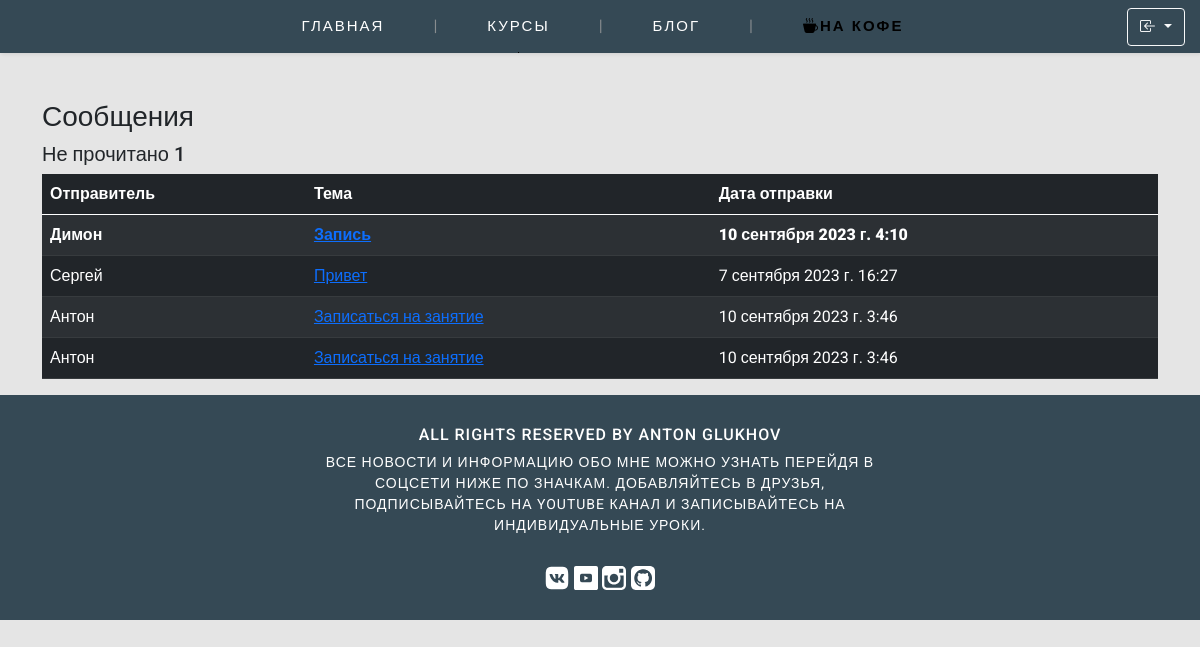
Before: /inbox/ with the older database file.
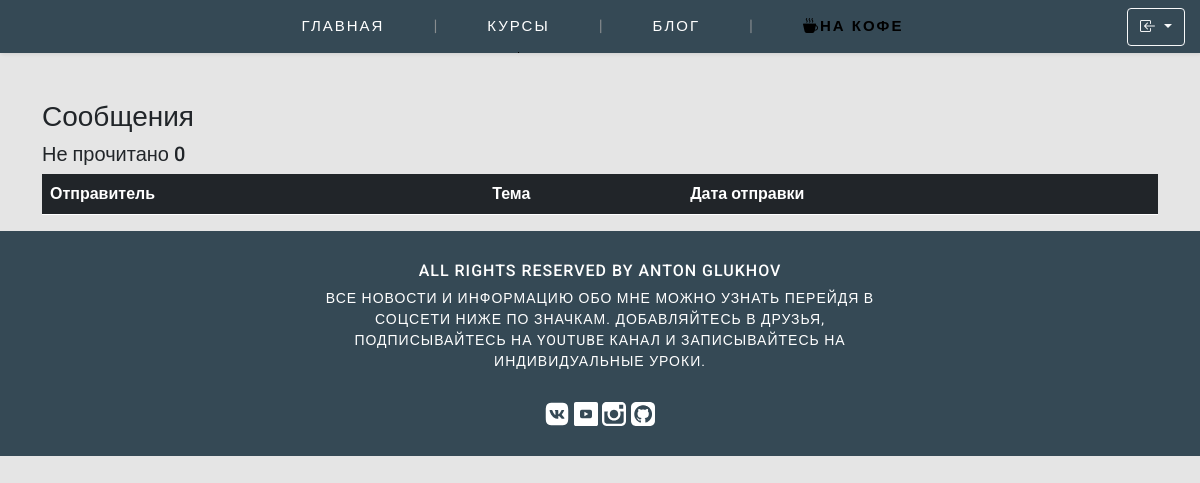
After: the same page with the newer database file.
### base/models.py (models this page shows, shortened)
class Message(models.Model):
    name = models.CharField(max_length=200, verbose_name='Имя')
    email = models.CharField(max_length=200, verbose_name='Email')
    subject = models.CharField(max_length=200, verbose_name='Тема')
    body = models.TextField(verbose_name='Сообщение')
    is_read = models.BooleanField(default=False, verbose_name='Прочитано')
    created = models.DateTimeField(auto_now_add=True)
    id = models.UUIDField(default=uuid.uuid4, unique=True, primary_key=True, editable=False)
    class Meta:
        verbose_name = 'Сообщение'
        verbose_name_plural = 'Сообщения'

### base/views.py (the view)
# urls.py: path('inbox/', views.inboxPage, name='inbox'),
def inboxPage(request):
    inbox = Message.objects.all().order_by('is_read')
    unreadCount = Message.objects.filter(is_read=False).count()
    context = {'inbox': inbox, 'unreadCount':unreadCount}
    return render(request, 'base/inbox.html', context)

### base/templates/base/inbox.html
{% extends 'base/main.html' %}
{% load static %}
{% block content %}
<div class="container" style="margin-top: 100px">
<h3>Сообщения</h3>
<h5>Не прочитано {{unreadCount}}</h5>
<table class="table table-dark table-striped">
    <thead>
        <tr>
            <th>Отправитель</th>
            <th>Тема</th>
            <th>Дата отправки</th>
        </tr>
    </thead>
    <tbody>
        {% for message in inbox %}
        {% if message.is_read %}
            <tr>
                {% else %}
             <tr style="font-weight: 900">
                {% endif %}
                <td>{{ message.name }}</td>
                    <td><a href="{% url 'message' message.id %}">{{ message.subject }}</a></td>
                <td>{{ message.created }}</td>
            </tr>
        {% endfor %}
    </tbody>
</table>
</div>
{% endblock %}

### base/templates/base/main.html (shortened to what this page needs)
{% load static %}
<!DOCTYPE html>
<html lang="en">
<head>
    <link href="https://cdn.jsdelivr.net/npm/bootstrap@5.0.2/dist/css/bootstrap.min.css" rel="stylesheet"
>
    <link rel="stylesheet" href="https://cdn.jsdelivr.net/npm/bootstrap-icons@1.11.1/font/bootstrap-icons.css">
    <link rel="stylesheet" type="text/css" media="screen" href="{% static 'styles/slick.css' %}">
    <link href="{% static 'ckeditor/ckeditor/plugins/codesnippet/lib/highlight/styles/solarized_dark.css' %}"
          rel="stylesheet">
    <link rel="stylesheet" type="text/css" media="screen" href="{% static 'styles/main.css' %}">
    <link rel="stylesheet" type="text/css" media="screen" href="{% static 'styles/menu.css' %}">
    <link rel="stylesheet" type="text/css" media="screen" href="{% static 'styles/course.css' %}">
    <link rel="stylesheet" type="text/css" media="screen" href="{% static 'styles/blog.css' %}">
</head>
<body>
{% include 'base/navbar.html' %}
{% block content %}
{% endblock %}
{% include 'base/footer.html' %}
</body>
</html>

### base/templates/base/navbar.html (shortened to what this page needs)
<header class="navigation-bar header">
    <ul class="menu">
        <li>
            <a  href="{% url 'home' %}">ГЛАВНАЯ</a>
        </li>
        <li>
            <a  href="{% url 'all_courses' %}">КУРСЫ</a>
        </li>
        <li>
            <a  href="{% url 'blog' %}">БЛОГ</a>
        </li>
        <li>
            <a style="color: black; font-weight: bold"
               href="{% url 'donation' %}"><i class="bi bi-cup-hot-fill"></i>на кофе</a>
        </li>
        {% if request.user.is_authenticated %}
        <li class="sign-in">
            <div class="btn-group align-center" role="group" style="position: initial">
                <button id="btnGroupDrop1" type="button" class="btn btn-outline-light dropdown-toggle mt-2 mb-2" data-bs-toggle="dropdown" aria-expanded="false">
                  Хай, {{ user }}
                </button>
                <div class="dropdown-menu bg-dark" aria-labelledby="btnGroupDrop1">
                    <ul>
                        <li>
                            <a  href="{% url 'password_change' %}">Сменить пароль</a>
                        </li>
                        <li>
                            <a href="{% url 'logout' %}">Выйти</a>
                        </li>
                   </ul>
                </div>
            </div>
        </li>
        {% else %}
        <li class="sign-in">
            <div class="btn-group" role="group" style="position: initial">
            <button id="btnGroupDrop2" type="button" class="btn btn-outline-light dropdown-toggle mt-2 mb-2 bi bi-box-arrow-in-left" data-bs-toggle="dropdown" aria-expanded="false">
                    </button>
            </div>
        </li>
        {% endif %}
    </ul>
</header>

### base/templates/base/footer.html
{% load static %}
<footer class="shop-footer">
	<div class="container-fluid">
	<div class="row" style="justify-content: center">
		<div class="col-xs-12 col-sm-12 col-md-6 col-md-offset-3 col-lg-6 col-lg-offset-3">
			<h6>All rights reserved by Anton Glukhov</h6>
			<div class="newsletter-info">
				Все новости и информацию обо мне можно узнать перейдя в соцсети ниже по значкам. Добавляйтесь в друзья, подписывайтесь
				на youtube канал и записывайтесь на индивидуальные уроки.
			</div>
		</div>
	</div>
	<div class="social-links">
		<a class="footer-icon" href="https://vk.com/glukhov_anton_sergeevich" target="_blank" rel="noopener"><img src="{% static 'images/icons/vk.svg' %}" alt="Vkontacte"></a>
		<a href="https://www.youtube.com/channel/UCSkw4CpEs25T_wZc9T-UKSQ" target="_blank" rel="noopener"><img src="{% static 'images/icons/youtube.svg' %}" alt="Youtube"></a>
		<a href="https://www.instagram.com/_antonglukhov_/" target="_blank" rel="noopener"><img src="{% static 'images/icons/instagram.svg' %}" alt="LinkedIn"></a>
		<a href="https://github.com/AntonSergeevich?tab=repositories" target="_blank" rel="noopener"><img src="{% static 'images/icons/github.svg' %}" alt="Pinterest"></a>
	</div>
	</div>
</footer>

### static/styles/main.css (style rules this page uses)
:root { --text-color: hsla(210, 50%, 85%, 1); --shadow-color: hsla(210, 40%, 52%, .4); --btn-color: hsl(202, 23%, 27%); --bg-color: #322942; --bg-color-2: #E5E5E5; --bg-color-3: white; --main-section-color: #354955; --hero-color: #1F2428; --white-color: white; --skill-color: #C4E7F2; --button-red-color: #cb3939; --hover-course-color: #c1ccee; }
body { background-color: var(--bg-color-2); display: flex; flex-direction: column; height: 100%; overflow-x: hidden; font-family: 'Roboto', sans-serif; }
.shop-footer { flex: 0 0 auto; background: var(--main-section-color); padding: 30px 10px; color: var(--white-color); font-size: 14px; text-transform: uppercase; letter-spacing: 1px; text-align: center; }
.container-fluid { margin-right: auto; margin-left: auto; padding-right: 1rem; padding-left: 1rem; }
.social-links { margin: 30px 0 0 0; }
.footer-icon { width: 30px; height: 30px; }

### static/styles/menu.css (style rules this page uses)
.header { background-color: #354955; display: flex; justify-content: center; align-items: center; position: fixed; top: 0; left: 0; width: 100%; transition: all 500ms ease-in-out; box-shadow: 1px 1px 4px 0 rgba(0, 0, 0, .1); z-index: 999999; }
.header ul { margin: 0; padding: 0; list-style: none; overflow: hidden; }
.menu { list-style: none; margin: 40px 0 5px; padding: 25px 0 5px; text-align: center; }
.menu li:nth-last-child(-n+2):after { content: none; }
.menu li:after { content: "|"; color: rgba(161, 161, 161, 0.77); display: inline-block; vertical-align: center; }
.menu a { text-decoration: none; font-family: 'Rubik', sans-serif; letter-spacing: 2px; position: relative; padding-bottom: 20px; margin: 0 15px 0 20px; font-size: 15px; text-transform: uppercase; display: inline-block; transition: color .2s; }
.menu a, .menu a:visited { color: #ffffff; }
.menu a:before, .menu a:after { content: ""; position: absolute; height: 5px; top: auto; right: 50%; bottom: -4px; left: 50%; background: black; transition: .8s; }
.header .menu { clear: both; max-height: 0; transition: max-height 650ms ease-in-out; }
@media (min-width: 990px) { .header li { float: left; } }
@media (min-width: 990px) { .header li a { padding: 15px 30px; } }
@media (min-width: 990px) { .header .menu { display: flex; justify-content: center; width: 100%; clear: none; float: right; max-height: none; } }
@media (min-width: 990px) { .sign-in { position: absolute; right: 15px; } }

Changed rows visible on the page:
removed Message: name "Димон", subject "Запись", created "10 сентября 2023 г. 4:10"
removed Message: name "Сергей", subject "Привет", created "7 сентября 2023 г. 16:27"
removed Message: name "Антон", subject "Записаться на занятие", created "10 сентября 2023 г. 3:46"
removed Message: name "Антон", subject "Записаться на занятие", created "10 сентября 2023 г. 3:46"
Other visible differences:
{{ unreadCount }}: "1" → "0"
